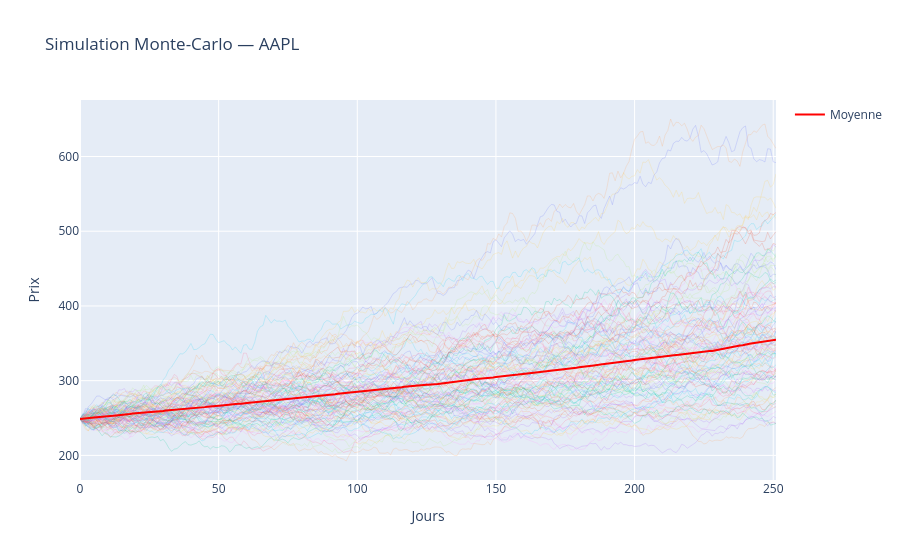

The notebook cell saved with this chart:
### Code cell
from src.simulation import simulate_gbm
from src.visualization import plot_simulations

# Simuler Apple sur 1 an, 500 trajectoires
S0_aapl = float(prices["AAPL"].iloc[-1])
paths = simulate_gbm(S0=S0_aapl, mu=float(mu["AAPL"]),
                     sigma=float(sigma["AAPL"]), T=252, n_simulations=500)

plot_simulations(paths, ticker="AAPL")
print(f"Prix final moyen simulé : ${paths[-1].mean():.2f}")
print(f"Intervalle 95% : [${np.percentile(paths[-1], 2.5):.2f}, ${np.percentile(paths[-1], 97.5):.2f}]")

### Figure 1 — Plotly figure (JSON) as saved in the notebook; plotly's stock layout.template omitted (floating-point values rounded to 4 significant figures; data arrays with more than 128 entries replaced by an {"elided": "..."} marker saying what was removed)
{"data": [{"line": {"width": 0.5}, "mode": "lines", "opacity": 0.4, "showlegend": false, "type": "scatter", "y": {"elided": "252 float values"}}, {"line": {"width": 0.5}, "mode": "lines", "opacity": 0.4, "showlegend": false, "type": "scatter", "y": {"elided": "252 float values"}}, {"line": {"width": 0.5}, "mode": "lines", "opacity": 0.4, "showlegend": false, "type": "scatter", "y": {"elided": "252 float values"}}, {"line": {"width": 0.5}, "mode": "lines", "opacity": 0.4, "showlegend": false, "type": "scatter", "y": {"elided": "252 float values"}}, {"line": {"width": 0.5}, "mode": "lines", "opacity": 0.4, "showlegend": false, "type": "scatter", "y": {"elided": "252 float values"}}, {"line": {"width": 0.5}, "mode": "lines", "opacity": 0.4, "showlegend": false, "type": "scatter", "y": {"elided": "252 float values"}}, {"line": {"width": 0.5}, "mode": "lines", "opacity": 0.4, "showlegend": false, "type": "scatter", "y": {"elided": "252 float values"}}, {"line": {"width": 0.5}, "mode": "lines", "opacity": 0.4, "showlegend": false, "type": "scatter", "y": {"elided": "252 float values"}}, {"line": {"width": 0.5}, "mode": "lines", "opacity": 0.4, "showlegend": false, "type": "scatter", "y": {"elided": "252 float values"}}, {"line": {"width": 0.5}, "mode": "lines", "opacity": 0.4, "showlegend": false, "type": "scatter", "y": {"elided": "252 float values"}}, {"line": {"width": 0.5}, "mode": "lines", "opacity": 0.4, "showlegend": false, "type": "scatter", "y": {"elided": "252 float values"}}, {"line": {"width": 0.5}, "mode": "lines", "opacity": 0.4, "showlegend": false, "type": "scatter", "y": {"elided": "252 float values"}}, {"line": {"width": 0.5}, "mode": "lines", "opacity": 0.4, "showlegend": false, "type": "scatter", "y": {"elided": "252 float values"}}, {"line": {"width": 0.5}, "mode": "lines", "opacity": 0.4, "showlegend": false, "type": "scatter", "y": {"elided": "252 float values"}}, {"line": {"width": 0.5}, "mode": "lines", "opacity": 0.4, "showlegend": false, "type": "scatter", "y": {"elided": "252 float values"}}, {"line": {"width": 0.5}, "mode": "lines", "opacity": 0.4, "showlegend": false, "type": "scatter", "y": {"elided": "252 float values"}}, {"line": {"width": 0.5}, "mode": "lines", "opacity": 0.4, "showlegend": false, "type": "scatter", "y": {"elided": "252 float values"}}, {"line": {"width": 0.5}, "mode": "lines", "opacity": 0.4, "showlegend": false, "type": "scatter", "y": {"elided": "252 float values"}}, {"line": {"width": 0.5}, "mode": "lines", "opacity": 0.4, "showlegend": false, "type": "scatter", "y": {"elided": "252 float values"}}, {"line": {"width": 0.5}, "mode": "lines", "opacity": 0.4, "showlegend": false, "type": "scatter", "y": {"elided": "252 float values"}}, {"line": {"width": 0.5}, "mode": "lines", "opacity": 0.4, "showlegend": false, "type": "scatter", "y": {"elided": "252 float values"}}, {"line": {"width": 0.5}, "mode": "lines", "opacity": 0.4, "showlegend": false, "type": "scatter", "y": {"elided": "252 float values"}}, {"line": {"width": 0.5}, "mode": "lines", "opacity": 0.4, "showlegend": false, "type": "scatter", "y": {"elided": "252 float values"}}, {"line": {"width": 0.5}, "mode": "lines", "opacity": 0.4, "showlegend": false, "type": "scatter", "y": {"elided": "252 float values"}}, {"line": {"width": 0.5}, "mode": "lines", "opacity": 0.4, "showlegend": false, "type": "scatter", "y": {"elided": "252 float values"}}, {"line": {"width": 0.5}, "mode": "lines", "opacity": 0.4, "showlegend": false, "type": "scatter", "y": {"elided": "252 float values"}}, {"line": {"width": 0.5}, "mode": "lines", "opacity": 0.4, "showlegend": false, "type": "scatter", "y": {"elided": "252 float values"}}, {"line": {"width": 0.5}, "mode": "lines", "opacity": 0.4, "showlegend": false, "type": "scatter", "y": {"elided": "252 float values"}}, {"line": {"width": 0.5}, "mode": "lines", "opacity": 0.4, "showlegend": false, "type": "scatter", "y": {"elided": "252 float values"}}, {"line": {"width": 0.5}, "mode": "lines", "opacity": 0.4, "showlegend": false, "type": "scatter", "y": {"elided": "252 float values"}}, {"line": {"width": 0.5}, "mode": "lines", "opacity": 0.4, "showlegend": false, "type": "scatter", "y": {"elided": "252 float values"}}, {"line": {"width": 0.5}, "mode": "lines", "opacity": 0.4, "showlegend": false, "type": "scatter", "y": {"elided": "252 float values"}}, {"line": {"width": 0.5}, "mode": "lines", "opacity": 0.4, "showlegend": false, "type": "scatter", "y": {"elided": "252 float values"}}, {"line": {"width": 0.5}, "mode": "lines", "opacity": 0.4, "showlegend": false, "type": "scatter", "y": {"elided": "252 float values"}}, {"line": {"width": 0.5}, "mode": "lines", "opacity": 0.4, "showlegend": false, "type": "scatter", "y": {"elided": "252 float values"}}, {"line": {"width": 0.5}, "mode": "lines", "opacity": 0.4, "showlegend": false, "type": "scatter", "y": {"elided": "252 float values"}}, {"line": {"width": 0.5}, "mode": "lines", "opacity": 0.4, "showlegend": false, "type": "scatter", "y": {"elided": "252 float values"}}, {"line": {"width": 0.5}, "mode": "lines", "opacity": 0.4, "showlegend": false, "type": "scatter", "y": {"elided": "252 float values"}}, {"line": {"width": 0.5}, "mode": "lines", "opacity": 0.4, "showlegend": false, "type": "scatter", "y": {"elided": "252 float values"}}, {"line": {"width": 0.5}, "mode": "lines", "opacity": 0.4, "showlegend": false, "type": "scatter", "y": {"elided": "252 float values"}}, {"line": {"width": 0.5}, "mode": "lines", "opacity": 0.4, "showlegend": false, "type": "scatter", "y": {"elided": "252 float values"}}, {"line": {"width": 0.5}, "mode": "lines", "opacity": 0.4, "showlegend": false, "type": "scatter", "y": {"elided": "252 float values"}}, {"line": {"width": 0.5}, "mode": "lines", "opacity": 0.4, "showlegend": false, "type": "scatter", "y": {"elided": "252 float values"}}, {"line": {"width": 0.5}, "mode": "lines", "opacity": 0.4, "showlegend": false, "type": "scatter", "y": {"elided": "252 float values"}}, {"line": {"width": 0.5}, "mode": "lines", "opacity": 0.4, "showlegend": false, "type": "scatter", "y": {"elided": "252 float values"}}, {"line": {"width": 0.5}, "mode": "lines", "opacity": 0.4, "showlegend": false, "type": "scatter", "y": {"elided": "252 float values"}}, {"line": {"width": 0.5}, "mode": "lines", "opacity": 0.4, "showlegend": false, "type": "scatter", "y": {"elided": "252 float values"}}, {"line": {"width": 0.5}, "mode": "lines", "opacity": 0.4, "showlegend": false, "type": "scatter", "y": {"elided": "252 float values"}}, {"line": {"width": 0.5}, "mode": "lines", "opacity": 0.4, "showlegend": false, "type": "scatter", "y": {"elided": "252 float values"}}, {"line": {"width": 0.5}, "mode": "lines", "opacity": 0.4, "showlegend": false, "type": "scatter", "y": {"elided": "252 float values"}}, {"line": {"width": 0.5}, "mode": "lines", "opacity": 0.4, "showlegend": false, "type": "scatter", "y": {"elided": "252 float values"}}, {"line": {"width": 0.5}, "mode": "lines", "opacity": 0.4, "showlegend": false, "type": "scatter", "y": {"elided": "252 float values"}}, {"line": {"width": 0.5}, "mode": "lines", "opacity": 0.4, "showlegend": false, "type": "scatter", "y": {"elided": "252 float values"}}, {"line": {"width": 0.5}, "mode": "lines", "opacity": 0.4, "showlegend": false, "type": "scatter", "y": {"elided": "252 float values"}}, {"line": {"width": 0.5}, "mode": "lines", "opacity": 0.4, "showlegend": false, "type": "scatter", "y": {"elided": "252 float values"}}, {"line": {"width": 0.5}, "mode": "lines", "opacity": 0.4, "showlegend": false, "type": "scatter", "y": {"elided": "252 float values"}}, {"line": {"width": 0.5}, "mode": "lines", "opacity": 0.4, "showlegend": false, "type": "scatter", "y": {"elided": "252 float values"}}, {"line": {"width": 0.5}, "mode": "lines", "opacity": 0.4, "showlegend": false, "type": "scatter", "y": {"elided": "252 float values"}}, {"line": {"width": 0.5}, "mode": "lines", "opacity": 0.4, "showlegend": false, "type": "scatter", "y": {"elided": "252 float values"}}, {"line": {"width": 0.5}, "mode": "lines", "opacity": 0.4, "showlegend": false, "type": "scatter", "y": {"elided": "252 float values"}}, {"line": {"width": 0.5}, "mode": "lines", "opacity": 0.4, "showlegend": false, "type": "scatter", "y": {"elided": "252 float values"}}, {"line": {"width": 0.5}, "mode": "lines", "opacity": 0.4, "showlegend": false, "type": "scatter", "y": {"elided": "252 float values"}}, {"line": {"width": 0.5}, "mode": "lines", "opacity": 0.4, "showlegend": false, "type": "scatter", "y": {"elided": "252 float values"}}, {"line": {"width": 0.5}, "mode": "lines", "opacity": 0.4, "showlegend": false, "type": "scatter", "y": {"elided": "252 float values"}}, {"line": {"width": 0.5}, "mode": "lines", "opacity": 0.4, "showlegend": false, "type": "scatter", "y": {"elided": "252 float values"}}, {"line": {"width": 0.5}, "mode": "lines", "opacity": 0.4, "showlegend": false, "type": "scatter", "y": {"elided": "252 float values"}}, {"line": {"width": 0.5}, "mode": "lines", "opacity": 0.4, "showlegend": false, "type": "scatter", "y": {"elided": "252 float values"}}, {"line": {"width": 0.5}, "mode": "lines", "opacity": 0.4, "showlegend": false, "type": "scatter", "y": {"elided": "252 float values"}}, {"line": {"width": 0.5}, "mode": "lines", "opacity": 0.4, "showlegend": false, "type": "scatter", "y": {"elided": "252 float values"}}, {"line": {"width": 0.5}, "mode": "lines", "opacity": 0.4, "showlegend": false, "type": "scatter", "y": {"elided": "252 float values"}}, {"line": {"width": 0.5}, "mode": "lines", "opacity": 0.4, "showlegend": false, "type": "scatter", "y": {"elided": "252 float values"}}, {"line": {"width": 0.5}, "mode": "lines", "opacity": 0.4, "showlegend": false, "type": "scatter", "y": {"elided": "252 float values"}}, {"line": {"width": 0.5}, "mode": "lines", "opacity": 0.4, "showlegend": false, "type": "scatter", "y": {"elided": "252 float values"}}, {"line": {"width": 0.5}, "mode": "lines", "opacity": 0.4, "showlegend": false, "type": "scatter", "y": {"elided": "252 float values"}}, {"line": {"width": 0.5}, "mode": "lines", "opacity": 0.4, "showlegend": false, "type": "scatter", "y": {"elided": "252 float values"}}, {"line": {"width": 0.5}, "mode": "lines", "opacity": 0.4, "showlegend": false, "type": "scatter", "y": {"elided": "252 float values"}}, {"line": {"width": 0.5}, "mode": "lines", "opacity": 0.4, "showlegend": false, "type": "scatter", "y": {"elided": "252 float values"}}, {"line": {"width": 0.5}, "mode": "lines", "opacity": 0.4, "showlegend": false, "type": "scatter", "y": {"elided": "252 float values"}}, {"line": {"width": 0.5}, "mode": "lines", "opacity": 0.4, "showlegend": false, "type": "scatter", "y": {"elided": "252 float values"}}, {"line": {"width": 0.5}, "mode": "lines", "opacity": 0.4, "showlegend": false, "type": "scatter", "y": {"elided": "252 float values"}}, {"line": {"width": 0.5}, "mode": "lines", "opacity": 0.4, "showlegend": false, "type": "scatter", "y": {"elided": "252 float values"}}, {"line": {"width": 0.5}, "mode": "lines", "opacity": 0.4, "showlegend": false, "type": "scatter", "y": {"elided": "252 float values"}}, {"line": {"width": 0.5}, "mode": "lines", "opacity": 0.4, "showlegend": false, "type": "scatter", "y": {"elided": "252 float values"}}, {"line": {"width": 0.5}, "mode": "lines", "opacity": 0.4, "showlegend": false, "type": "scatter", "y": {"elided": "252 float values"}}, {"line": {"width": 0.5}, "mode": "lines", "opacity": 0.4, "showlegend": false, "type": "scatter", "y": {"elided": "252 float values"}}, {"line": {"width": 0.5}, "mode": "lines", "opacity": 0.4, "showlegend": false, "type": "scatter", "y": {"elided": "252 float values"}}, {"line": {"width": 0.5}, "mode": "lines", "opacity": 0.4, "showlegend": false, "type": "scatter", "y": {"elided": "252 float values"}}, {"line": {"width": 0.5}, "mode": "lines", "opacity": 0.4, "showlegend": false, "type": "scatter", "y": {"elided": "252 float values"}}, {"line": {"width": 0.5}, "mode": "lines", "opacity": 0.4, "showlegend": false, "type": "scatter", "y": {"elided": "252 float values"}}, {"line": {"width": 0.5}, "mode": "lines", "opacity": 0.4, "showlegend": false, "type": "scatter", "y": {"elided": "252 float values"}}, {"line": {"width": 0.5}, "mode": "lines", "opacity": 0.4, "showlegend": false, "type": "scatter", "y": {"elided": "252 float values"}}, {"line": {"width": 0.5}, "mode": "lines", "opacity": 0.4, "showlegend": false, "type": "scatter", "y": {"elided": "252 float values"}}, {"line": {"width": 0.5}, "mode": "lines", "opacity": 0.4, "showlegend": false, "type": "scatter", "y": {"elided": "252 float values"}}, {"line": {"width": 0.5}, "mode": "lines", "opacity": 0.4, "showlegend": false, "type": "scatter", "y": {"elided": "252 float values"}}, {"line": {"width": 0.5}, "mode": "lines", "opacity": 0.4, "showlegend": false, "type": "scatter", "y": {"elided": "252 float values"}}, {"line": {"width": 0.5}, "mode": "lines", "opacity": 0.4, "showlegend": false, "type": "scatter", "y": {"elided": "252 float values"}}, {"line": {"width": 0.5}, "mode": "lines", "opacity": 0.4, "showlegend": false, "type": "scatter", "y": {"elided": "252 float values"}}, {"line": {"width": 0.5}, "mode": "lines", "opacity": 0.4, "showlegend": false, "type": "scatter", "y": {"elided": "252 float values"}}, {"line": {"width": 0.5}, "mode": "lines", "opacity": 0.4, "showlegend": false, "type": "scatter", "y": {"elided": "252 float values"}}, {"line": {"width": 0.5}, "mode": "lines", "opacity": 0.4, "showlegend": false, "type": "scatter", "y": {"elided": "252 float values"}}, {"line": {"color": "red", "width": 2}, "mode": "lines", "name": "Moyenne", "type": "scatter", "y": {"elided": "252 float values"}}], "layout": {"title": {"text": "Simulation Monte-Carlo — AAPL"}, "xaxis": {"title": {"text": "Jours"}}, "yaxis": {"title": {"text": "Prix"}}}}
